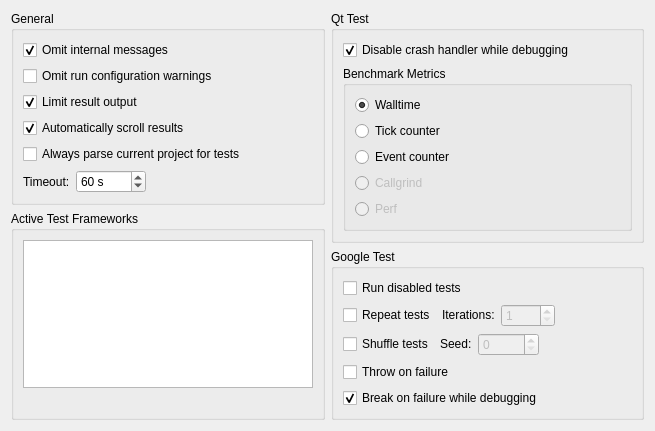
<?xml version="1.0" encoding="UTF-8"?>
<ui version="4.0">
 <class>Autotest::Internal::TestSettingsPage</class>
 <widget class="QWidget" name="Autotest::Internal::TestSettingsPage">
  <property name="geometry">
   <rect>
    <x>0</x>
    <y>0</y>
    <width>655</width>
    <height>427</height>
   </rect>
  </property>
  <property name="windowTitle">
   <string>Form</string>
  </property>
  <layout class="QVBoxLayout" name="verticalLayout_5">
   <item>
    <layout class="QHBoxLayout" name="horizontalLayout">
     <item>
      <layout class="QVBoxLayout" name="verticalLayout_2">
       <item>
        <widget class="QGroupBox" name="groupBox_2">
         <property name="title">
          <string>General</string>
         </property>
         <layout class="QVBoxLayout" name="verticalLayout">
          <item>
           <widget class="QCheckBox" name="omitInternalMsgCB">
            <property name="toolTip">
             <string>Hides internal messages by default. You can still enable them by using the test results filter.</string>
            </property>
            <property name="text">
             <string>Omit internal messages</string>
            </property>
            <property name="checked">
             <bool>true</bool>
            </property>
           </widget>
          </item>
          <item>
           <widget class="QCheckBox" name="omitRunConfigWarnCB">
            <property name="toolTip">
             <string>Hides warnings related to a guessed run configuration.</string>
            </property>
            <property name="text">
             <string>Omit run configuration warnings</string>
            </property>
           </widget>
          </item>
          <item>
           <widget class="QCheckBox" name="limitResultOutputCB">
            <property name="toolTip">
             <string>Limit result output to 100000 characters.</string>
            </property>
            <property name="text">
             <string>Limit result output</string>
            </property>
            <property name="checked">
             <bool>true</bool>
            </property>
           </widget>
          </item>
          <item>
           <widget class="QCheckBox" name="autoScrollCB">
            <property name="toolTip">
             <string>Automatically scroll down when new items are added and scrollbar is at bottom.</string>
            </property>
            <property name="text">
             <string>Automatically scroll results</string>
            </property>
            <property name="checked">
             <bool>true</bool>
            </property>
           </widget>
          </item>
          <item>
           <widget class="QCheckBox" name="alwaysParseCB">
            <property name="toolTip">
             <string>Parse for tests even when no Tests related widget is displayed.</string>
            </property>
            <property name="text">
             <string>Always parse current project for tests</string>
            </property>
           </widget>
          </item>
          <item>
           <layout class="QHBoxLayout" name="horizontalLayout_2" stretch="0,0,0">
            <property name="spacing">
             <number>6</number>
            </property>
            <property name="sizeConstraint">
             <enum>QLayout::SetDefaultConstraint</enum>
            </property>
            <item>
             <widget class="QLabel" name="label">
              <property name="sizePolicy">
               <sizepolicy hsizetype="Fixed" vsizetype="Preferred">
                <horstretch>0</horstretch>
                <verstretch>0</verstretch>
               </sizepolicy>
              </property>
              <property name="toolTip">
               <string>Timeout used when executing each test case.</string>
              </property>
              <property name="text">
               <string>Timeout:</string>
              </property>
             </widget>
            </item>
            <item>
             <widget class="QSpinBox" name="timeoutSpin">
              <property name="sizePolicy">
               <sizepolicy hsizetype="Fixed" vsizetype="Fixed">
                <horstretch>0</horstretch>
                <verstretch>0</verstretch>
               </sizepolicy>
              </property>
              <property name="toolTip">
               <string>Timeout used when executing test cases. This will apply for each test case on its own, not the whole project.</string>
              </property>
              <property name="suffix">
               <string> s</string>
              </property>
              <property name="minimum">
               <number>5</number>
              </property>
              <property name="maximum">
               <number>36000</number>
              </property>
              <property name="value">
               <number>60</number>
              </property>
             </widget>
            </item>
            <item>
             <spacer name="horizontalSpacer_2">
              <property name="orientation">
               <enum>Qt::Horizontal</enum>
              </property>
              <property name="sizeHint" stdset="0">
               <size>
                <width>40</width>
                <height>20</height>
               </size>
              </property>
             </spacer>
            </item>
           </layout>
          </item>
         </layout>
        </widget>
       </item>
       <item>
        <widget class="QGroupBox" name="groupBox_4">
         <property name="title">
          <string>Active Test Frameworks</string>
         </property>
         <layout class="QVBoxLayout" name="verticalLayout_7">
          <item>
           <widget class="QListWidget" name="frameworkListWidget">
            <property name="toolTip">
             <string>Select the test frameworks to be handled by the AutoTest plugin.</string>
            </property>
           </widget>
          </item>
          <item>
           <layout class="QHBoxLayout" name="horizontalLayout_5" stretch="0,0">
            <property name="spacing">
             <number>2</number>
            </property>
            <item>
             <widget class="QLabel" name="frameworksWarnIcon">
              <property name="sizePolicy">
               <sizepolicy hsizetype="Fixed" vsizetype="Fixed">
                <horstretch>0</horstretch>
                <verstretch>0</verstretch>
               </sizepolicy>
              </property>
             </widget>
            </item>
            <item>
             <widget class="QLabel" name="frameworksWarn"/>
            </item>
           </layout>
          </item>
         </layout>
        </widget>
       </item>
       <item>
        <spacer name="verticalSpacer">
         <property name="orientation">
          <enum>Qt::Vertical</enum>
         </property>
         <property name="sizeHint" stdset="0">
          <size>
           <width>20</width>
           <height>40</height>
          </size>
         </property>
        </spacer>
       </item>
      </layout>
     </item>
     <item>
      <layout class="QVBoxLayout" name="verticalLayout_4">
       <item>
        <widget class="QGroupBox" name="groupBox_5">
         <property name="title">
          <string>Qt Test</string>
         </property>
         <layout class="QVBoxLayout" name="verticalLayout_8">
          <item>
           <widget class="QCheckBox" name="disableCrashhandlerCB">
            <property name="toolTip">
             <string>Enables interrupting tests on assertions.</string>
            </property>
            <property name="text">
             <string>Disable crash handler while debugging</string>
            </property>
            <property name="checked">
             <bool>true</bool>
            </property>
           </widget>
          </item>
          <item>
           <widget class="QGroupBox" name="groupBox">
            <property name="title">
             <string>Benchmark Metrics</string>
            </property>
            <property name="flat">
             <bool>true</bool>
            </property>
            <layout class="QVBoxLayout" name="verticalLayout_3">
             <item>
              <widget class="QRadioButton" name="walltimeRB">
               <property name="sizePolicy">
                <sizepolicy hsizetype="Minimum" vsizetype="Minimum">
                 <horstretch>0</horstretch>
                 <verstretch>0</verstretch>
                </sizepolicy>
               </property>
               <property name="toolTip">
                <string>Uses walltime metrics for executing benchmarks (default).</string>
               </property>
               <property name="text">
                <string>Walltime</string>
               </property>
               <property name="checked">
                <bool>true</bool>
               </property>
              </widget>
             </item>
             <item>
              <widget class="QRadioButton" name="tickcounterRB">
               <property name="sizePolicy">
                <sizepolicy hsizetype="Minimum" vsizetype="Minimum">
                 <horstretch>0</horstretch>
                 <verstretch>0</verstretch>
                </sizepolicy>
               </property>
               <property name="toolTip">
                <string>Uses tick counter when executing benchmarks.</string>
               </property>
               <property name="text">
                <string>Tick counter</string>
               </property>
              </widget>
             </item>
             <item>
              <widget class="QRadioButton" name="eventCounterRB">
               <property name="sizePolicy">
                <sizepolicy hsizetype="Minimum" vsizetype="Minimum">
                 <horstretch>0</horstretch>
                 <verstretch>0</verstretch>
                </sizepolicy>
               </property>
               <property name="toolTip">
                <string>Uses event counter when executing benchmarks.</string>
               </property>
               <property name="text">
                <string>Event counter</string>
               </property>
              </widget>
             </item>
             <item>
              <widget class="QRadioButton" name="callgrindRB">
               <property name="enabled">
                <bool>false</bool>
               </property>
               <property name="sizePolicy">
                <sizepolicy hsizetype="Minimum" vsizetype="Minimum">
                 <horstretch>0</horstretch>
                 <verstretch>0</verstretch>
                </sizepolicy>
               </property>
               <property name="toolTip">
                <string>Uses Valgrind Callgrind when executing benchmarks (it must be installed).</string>
               </property>
               <property name="text">
                <string>Callgrind</string>
               </property>
              </widget>
             </item>
             <item>
              <widget class="QRadioButton" name="perfRB">
               <property name="enabled">
                <bool>false</bool>
               </property>
               <property name="sizePolicy">
                <sizepolicy hsizetype="Minimum" vsizetype="Minimum">
                 <horstretch>0</horstretch>
                 <verstretch>0</verstretch>
                </sizepolicy>
               </property>
               <property name="toolTip">
                <string>Uses Perf when executing benchmarks (it must be installed).</string>
               </property>
               <property name="text">
                <string>Perf</string>
               </property>
              </widget>
             </item>
             <item>
              <spacer name="horizontalSpacer">
               <property name="orientation">
                <enum>Qt::Horizontal</enum>
               </property>
               <property name="sizeHint" stdset="0">
                <size>
                 <width>40</width>
                 <height>0</height>
                </size>
               </property>
              </spacer>
             </item>
            </layout>
           </widget>
          </item>
         </layout>
        </widget>
       </item>
       <item>
        <widget class="QGroupBox" name="groupBox_3">
         <property name="title">
          <string>Google Test</string>
         </property>
         <layout class="QVBoxLayout" name="verticalLayout_6">
          <item>
           <widget class="QCheckBox" name="runDisabledGTestsCB">
            <property name="toolTip">
             <string>Executes disabled tests when performing a test run.</string>
            </property>
            <property name="text">
             <string>Run disabled tests</string>
            </property>
           </widget>
          </item>
          <item>
           <layout class="QHBoxLayout" name="horizontalLayout_3">
            <item>
             <widget class="QCheckBox" name="repeatGTestsCB">
              <property name="toolTip">
               <string>Repeats a test run (you might be required to increase the timeout to avoid canceling the tests).</string>
              </property>
              <property name="text">
               <string>Repeat tests</string>
              </property>
             </widget>
            </item>
            <item>
             <widget class="QLabel" name="label_3">
              <property name="sizePolicy">
               <sizepolicy hsizetype="Preferred" vsizetype="Fixed">
                <horstretch>0</horstretch>
                <verstretch>0</verstretch>
               </sizepolicy>
              </property>
              <property name="text">
               <string>Iterations:</string>
              </property>
             </widget>
            </item>
            <item>
             <widget class="QSpinBox" name="repetitionSpin">
              <property name="enabled">
               <bool>false</bool>
              </property>
              <property name="minimum">
               <number>1</number>
              </property>
              <property name="maximum">
               <number>9999</number>
              </property>
             </widget>
            </item>
            <item>
             <spacer name="horizontalSpacer_3">
              <property name="orientation">
               <enum>Qt::Horizontal</enum>
              </property>
              <property name="sizeHint" stdset="0">
               <size>
                <width>40</width>
                <height>20</height>
               </size>
              </property>
             </spacer>
            </item>
           </layout>
          </item>
          <item>
           <layout class="QHBoxLayout" name="horizontalLayout_4">
            <item>
             <widget class="QCheckBox" name="shuffleGTestsCB">
              <property name="toolTip">
               <string>Shuffle tests automatically on every iteration by the given seed.</string>
              </property>
              <property name="text">
               <string>Shuffle tests</string>
              </property>
             </widget>
            </item>
            <item>
             <widget class="QLabel" name="label_2">
              <property name="sizePolicy">
               <sizepolicy hsizetype="Preferred" vsizetype="Fixed">
                <horstretch>0</horstretch>
                <verstretch>0</verstretch>
               </sizepolicy>
              </property>
              <property name="text">
               <string>Seed:</string>
              </property>
             </widget>
            </item>
            <item>
             <widget class="QSpinBox" name="seedSpin">
              <property name="enabled">
               <bool>false</bool>
              </property>
              <property name="toolTip">
               <string>A seed of 0 generates a seed based on the current timestamp.</string>
              </property>
              <property name="specialValueText">
               <string/>
              </property>
              <property name="maximum">
               <number>99999</number>
              </property>
             </widget>
            </item>
            <item>
             <spacer name="horizontalSpacer_4">
              <property name="orientation">
               <enum>Qt::Horizontal</enum>
              </property>
              <property name="sizeHint" stdset="0">
               <size>
                <width>40</width>
                <height>20</height>
               </size>
              </property>
             </spacer>
            </item>
           </layout>
          </item>
          <item>
           <widget class="QCheckBox" name="throwOnFailureCB">
            <property name="toolTip">
             <string>Turn assertion failures into C++ exceptions.</string>
            </property>
            <property name="text">
             <string>Throw on failure</string>
            </property>
           </widget>
          </item>
          <item>
           <widget class="QCheckBox" name="breakOnFailureCB">
            <property name="toolTip">
             <string>Turn failures into debugger breakpoints.</string>
            </property>
            <property name="text">
             <string>Break on failure while debugging</string>
            </property>
            <property name="checked">
             <bool>true</bool>
            </property>
           </widget>
          </item>
         </layout>
        </widget>
       </item>
       <item>
        <spacer name="verticalSpacer_2">
         <property name="orientation">
          <enum>Qt::Vertical</enum>
         </property>
         <property name="sizeHint" stdset="0">
          <size>
           <width>20</width>
           <height>40</height>
          </size>
         </property>
        </spacer>
       </item>
      </layout>
     </item>
    </layout>
   </item>
  </layout>
 </widget>
 <resources/>
 <connections/>
</ui>
